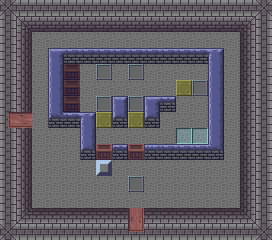

This is a level from a 2D game, rendered from its Tiled map with the project's own tilesets. A one-line summary and the complete map file follow:
An orthogonal 17x15 tile map with 16x16 px tiles, 1 tile layer (base).

<map version="1.10" tiledversion="1.10.2" orientation="orthogonal" renderorder="right-down" width="17" height="15" tilewidth="16" tileheight="16" infinite="0" nextlayerid="5" nextobjectid="1">
 <editorsettings>
  <export target="level11.lua" format="lua" />
 </editorsettings>
 <properties>
  <property name="south" value="level10" />
  <property name="west" value="level9" />
 </properties>
 <tileset firstgid="1" source="level_tiles.tsx" />
 <layer id="1" name="base" width="17" height="15">
  <data encoding="csv">
32,37,37,37,37,37,37,37,37,37,37,37,37,37,37,37,32,
38,1,2,2,2,2,2,2,2,2,2,2,2,2,2,3,38,
38,9,10,10,10,10,10,10,10,10,10,10,10,10,10,11,38,
38,9,10,4,29,29,29,29,29,29,29,29,29,6,10,11,38,
38,9,10,15,27,10,40,10,40,10,10,10,10,15,10,11,38,
38,9,10,15,27,10,10,10,10,10,10,45,40,15,10,11,38,
38,9,10,15,27,10,40,7,40,4,30,10,10,15,10,11,38,
42,43,10,20,29,6,45,23,45,23,10,10,10,15,10,11,38,
38,9,10,10,10,15,10,10,10,10,10,25,25,15,10,11,38,
38,9,10,10,10,23,26,31,26,28,29,29,29,22,10,11,38,
38,9,10,10,10,10,39,10,10,10,10,10,10,10,10,11,38,
38,9,10,10,10,10,10,10,40,10,10,10,10,10,10,11,38,
38,9,10,10,10,10,10,10,10,10,10,10,10,10,10,11,38,
38,17,18,18,18,18,18,18,36,18,18,18,18,18,18,19,38,
32,37,37,37,37,37,37,37,44,37,37,37,37,37,37,37,32
</data>
 </layer>
</map>
